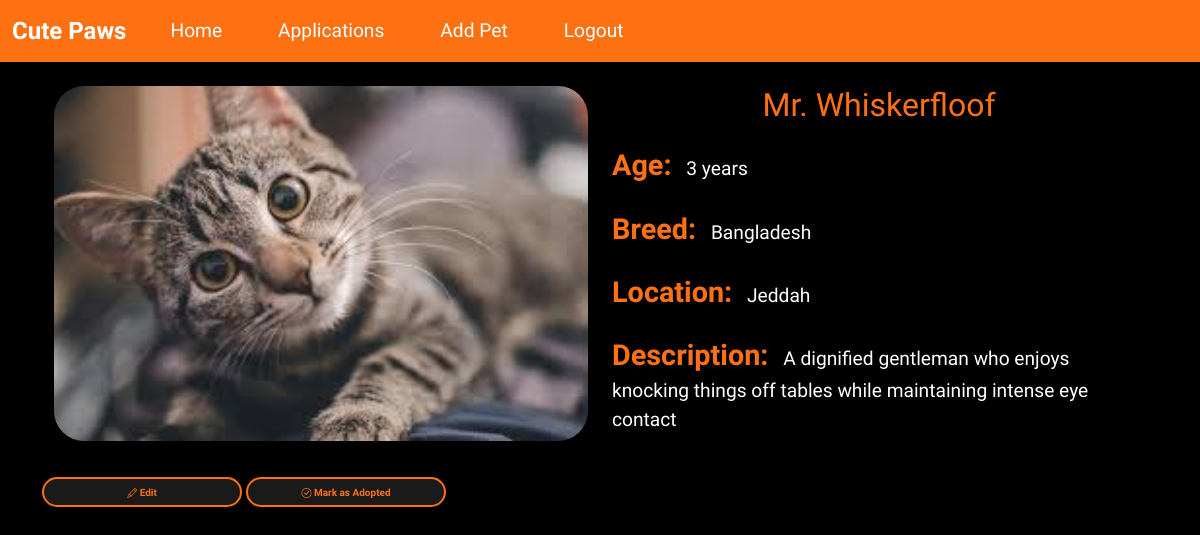
The app's page /pet/22 (signed in), older data.
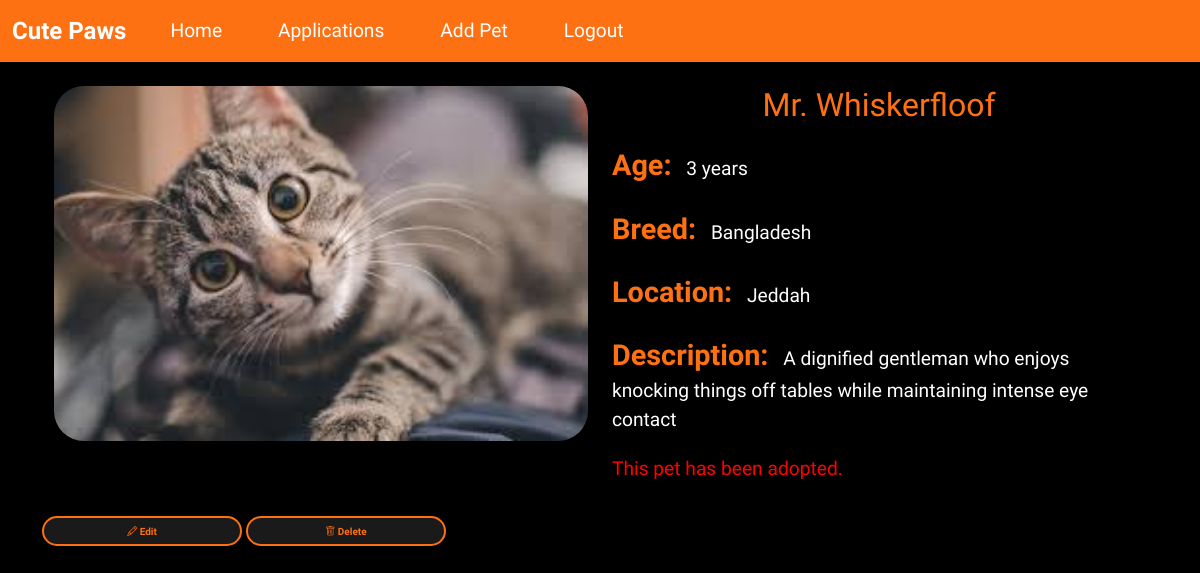
The same page, newer data.
### wepsite/models.py (models this page shows)
class Pet(db.Model):
    id             = db.Column(db.Integer, primary_key=True)
    name           = db.Column(db.String(100))
    age            = db.Column(db.Integer)
    breed          = db.Column(db.String(100))
    description    = db.Column(db.Text)
    city           = db.Column(db.String(100))  # Changed from location to city
    image_filename = db.Column(db.String(200))
    is_adopted     = db.Column(db.Boolean, default=False)
    is_deleted = db.Column(db.Boolean, default=False)
    adoption_date = db.Column(db.DateTime)
    posted_by      = db.Column(db.Integer, db.ForeignKey('user.id'))
    poster = db.relationship('User', foreign_keys=[posted_by])
    applications = db.relationship(
        'AdoptionApplication',
        backref="pet",
        lazy=True,
        cascade="all, delete-orphan"
    )

### wepsite/views.py (the view)
@views.route('/pet/<int:pet_id>')
@login_required
def pet_detail(pet_id):
    pet = Pet.query.get_or_404(pet_id)
    city_map = {
    "1": "Riyadh",
    "2": "Jeddah",
    "3": "Mecca",
    "4": "Medina",
    "5": "Dammam",
    "6": "Khobar",
    "7": "Dhahran",
    "8": "Tabuk",
    "9": "Abha",
    "10": "Khamis Mushait",
    "11": "Hail",
    "12": "Buraidah",
    "13": "Najran",
    "14": "Al Bahah",
    "15": "Sakakah",
    "16": "Arar",
    "17": "Jazan",
    "18": "Yanbu",
    "19": "Taif",
    "20": "Al Hofuf",
    "21": "Al Mubarraz",
    "22": "Al Qatif",
    "23": "Al Khafji",
    "24": "Al Jubail",
    "25": "Al Wajh",
    "26": "Rabigh",
    "27": "Bisha",
    "28": "Al Qurayyat",
    "29": "Sharurah",
    "30": "Turaif",
    "31": "Rafha",
    "32": "Al Ula",
    "33": "Samtah",
    "34": "Dawadmi",
    "35": "Mahd adh Dhahab",
    "36": "Wadi ad-Dawasir",
    "37": "Al Lith",
    "38": "Hotat Bani Tamim",
    "39": "Al Bukayriyah",
    "40": "Al Kharj"
}
    city_name = city_map.get(str(pet.city), 'Unknwon')
    return render_template('pet_detail.html', user=current_user, pet=pet, city_name=city_name)

### wepsite/templates/pet_detail.html (shortened to what this page needs)
{% extends "base.html" %}
{% block extra_css %}
<link rel="stylesheet" href="{{ url_for('static', filename='css/pet_detail.css') }}">
{% endblock %}
{% block content %}
<div class="container mt-4">
    <div class="row">
        <div class="col-md-6">
            <img src="{{ url_for('static', filename='uploads/' + pet.image_filename) }}" class="img-fluid" alt="{{ pet.name }}">
        </div>
        <div class="col-md-6">
            <h1>{{ pet.name }}</h1>
            <p><strong>Age:</strong> {{ pet.age }} years</p>
            <p><strong>Breed:</strong> {{ pet.breed }}</p>
            <p><strong>Location:</strong> {{ city_name }}</p>
            <p><strong>Description:</strong> {{ pet.description }}</p>
            {% if pet.is_adopted %}
                <p class="adoptedCat" style="color: red;">This pet has been adopted.</p>
        {% endif %}
        </div>
    </div>
</div>
{% if current_user.is_admin and pet.posted_by == current_user.id %}
  <div class="admin-actions mt-3">
    <a href="{{ url_for('views.edit_pet', pet_id=pet.id) }}" class="btn btn-warning">
      <i class="bi bi-pencil"></i> Edit
    </a>
    {% if not pet.is_adopted %}
      <button class="btn btn-danger" data-bs-toggle="modal" data-bs-target="#confirmAdoptModal">
        <i class="bi bi-check-circle"></i> Mark as Adopted
      </button>
    {% else %}
      <button class="btn btn-outline-danger" data-bs-toggle="modal" data-bs-target="#confirmDeleteModal">
        <i class="bi bi-trash"></i> Delete
      </button>
    {% endif %}
{% endif %}
  </div>
{% endblock %}

### wepsite/templates/base.html (shortened to what this page needs)
<!DOCTYPE html>
<html lang="en">
<head>
    <link href="https://cdn.jsdelivr.net/npm/bootstrap@5.3.2/dist/css/bootstrap.min.css" rel="stylesheet"
>
    <link rel="stylesheet" href="https://cdn.jsdelivr.net/npm/bootstrap-icons@1.10.0/font/bootstrap-icons.css">
    <link rel="stylesheet" href="https://cdnjs.cloudflare.com/ajax/libs/font-awesome/6.4.0/css/all.min.css"
 />
    {% block extra_css %}{% endblock %}
</head>
<body>
    <nav class="navbar navbar-expand-lg sticky-top">
        <div class="container-fluid">
            <a class="navbar-brand" href="#">Cute Paws</a>
            <div class="collapse navbar-collapse" id="navbar">
                <div class="navbar-nav">
                {% if current_user.is_authenticated %}
                    <a class="nav-item nav-link" href="{{ url_for('views.home') }}">Home</a>
                    <a class="nav-item nav-link" href="{{ url_for('views.applications') }}">Applications</a>
                    {% if current_user.is_admin %}
                        <a class="nav-item nav-link" href="{{ url_for('views.add_pet') }}">Add Pet</a>
                    {% endif %}
                    <a class="nav-item nav-link" href="{{ url_for('auth.logout') }}">Logout</a>
                {% else %}
                    <a class="nav-item nav-link" href="{{ url_for('auth.login') }}">Login</a>
                    <a class="nav-item nav-link" href="{{ url_for('auth.sign_up') }}">Register</a>
                {% endif %}
                </div>
            </div>
        </div>
    </nav>
    <div class="container">
        {% block content %}
        {% endblock %}
    </div>
</body>
</html>

### wepsite/static/css/pet_detail.css (style rules this page uses)
h1 { color: #fe7113; font-size: 2em; text-align: center; }
p { margin-top: 20px; font-size: 1.2em; }
strong { color: #fe7113; font-size: 1.5em; margin-right: 10px; }
.col-md-6 .img-fluid { width: 100%; height: auto; border-radius: 30px; margin-bottom: 20px; }

### wepsite/templates/base.html (style rules this page uses)
body { background-color: #000000; font-family: "Saira", sans-serif; font-optical-sizing: auto; color: #fff; margin: 0; padding: 0; height: 100vh; }
.navbar { background-color: #fe7113; }
.navbar-brand { font-size: 1.5rem; font-weight: bold; color: #fff; }
.navbar-nav .nav-link { color: #fff; font-size: 1.2rem; margin-right: 20px; margin-left: 20px; }
.btn { border-radius: 35px; width: 200px; height: 30px; border: 2px solid #fe7113; background-color: #1a1a1a; color: #fe7113; font-size: 10px; font-weight: bold; cursor: pointer; }

Row changes from the older to the newer data that the page shows:
changed Pet "Mr. Whiskerfloof": is_adopted False → True (drawn)
Text that changed along with them:
text no longer shown: "Mark as Adopted"
text now shown: "This pet has been adopted. Delete"
